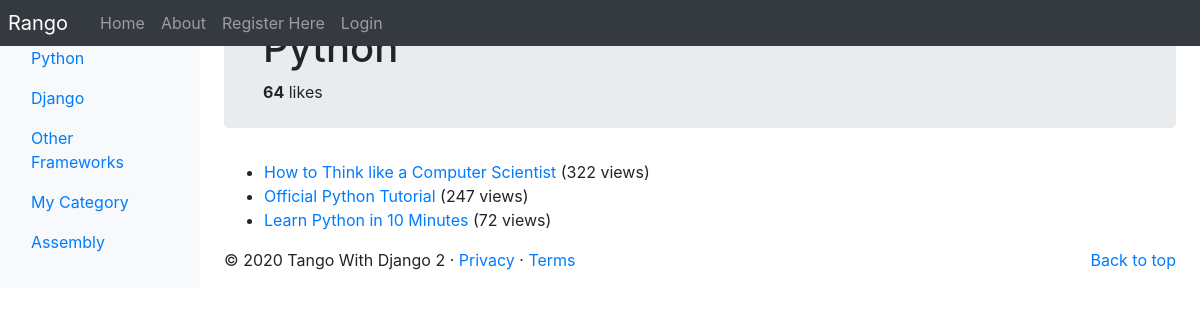
/rango/category/python/, run on an earlier commit of the app's database.
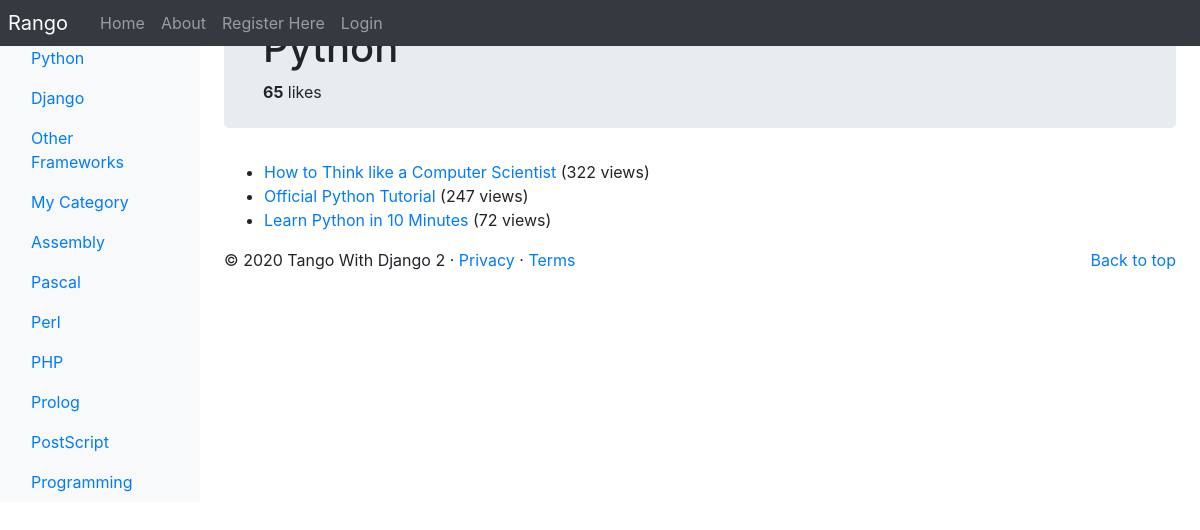
And on a later commit of the database.
### rango/models.py (models this page shows, shortened)
class Category(models.Model):
    NAME_MAX_LENGTH = 128
    name = models.CharField(max_length=NAME_MAX_LENGTH, unique=True)
    views = models.IntegerField(default=0)
    likes = models.IntegerField(default=0)
    slug = models.SlugField(unique=True)
    class Meta:
        verbose_name_plural = "Categories"

class Page(models.Model):
    TITLE_MAX_LENGTH = 128
    URL_MAX_LENGTH = 200
    category = models.ForeignKey(Category, on_delete=models.CASCADE)
    title = models.CharField(max_length=TITLE_MAX_LENGTH)
    url = models.URLField()
    views = models.IntegerField(default=0)
    last_visit = models.DateTimeField(blank=True)

### rango/views.py (the view, shortened to what this page needs)
# urls.py: path('category/<slug:category_name_slug>/', views.ShowCategoryView.as_view(),
class ShowCategoryView(View):
    def create_context_dict(self, category_name_slug):
        context_dict = {}
        try:
            category = Category.objects.get(slug=category_name_slug)
            pages = Page.objects.filter(category=category).order_by('-views')
            context_dict['pages'] = pages
            context_dict['category'] = category
        except Category.DoesNotExist:
            context_dict['pages'] = None
            context_dict['category'] = None
        return context_dict
    def get(self, request, category_name_slug):
        context_dict = self.create_context_dict(category_name_slug)
        return render(request, 'rango/category.html', context_dict)

### rango/templatetags/rango_template_tags.py (called while the page is built)
@register.inclusion_tag('rango/categories.html')
def get_category_list(current_category=None):
    return {'categories': Category.objects.all(),
            'current_category': current_category}

### templates/rango/category.html (shortened to what this page needs)
{% extends 'rango/base.html' %}
{% load staticfiles %}
{% block body_block %}
    {% if category %}
        <div class="jumbotron p-4">
            <div class="container">
                <h1 class="jumbotron-heading">{{ category.name }}</h1>
                <div>
                    <strong id="like_count">{{ category.likes }}</strong> likes
                </div>
            </div>
        </div>
        <div id="pages-listing">
        {% if pages %}
            <ul>
            {% for page in pages %}
                <li>
                    <a href="{% url 'rango:goto' %}?page_id={{ page.id }}">{{ page.title }}</a>
                {% if page.views > 1 %}
                    ({{ page.views }} views)
                {% elif page.views == 1 %}
                    ({{ page.views }} view)
                {% endif %}
                </li>
            {% endfor %}
            </ul>
        {% else %}
            <strong>No pages currently in category.</strong>
        {% endif %}
        </div>
    {% else %}
        The specified category does not exist.
    {% endif %}
{% endblock %}

### templates/rango/categories.html (shortened to what this page needs)
<ul class="nav flex-column">
{% if categories %}
    {% for c in categories %}
        {% if c == current_category %}
            <li class="nav-item">
                <a class="nav-link active" href="{% url 'rango:show_category' c.slug %}">
                    {{ c.name }}
                </a>
            </li>
        {% else %}
            <li class="nav-item">
                <a class="nav-link active" href="{% url 'rango:show_category' c.slug %}">
                    {{ c.name }}
                </a>
            </li>
        {% endif %}
    {% endfor %}
{% else %}
    <li class="nav-item">There are no categories present.</li>
{% endif %}
</ul>

What changed in the data, as far as the page shows it:
changed Category "Python": likes "64" → "65"
added Category: name "Pascal"
added Category: name "Perl"
added Category: name "PHP"
added Category: name "Prolog"
added Category: name "PostScript"
added Category: name "Programming"
